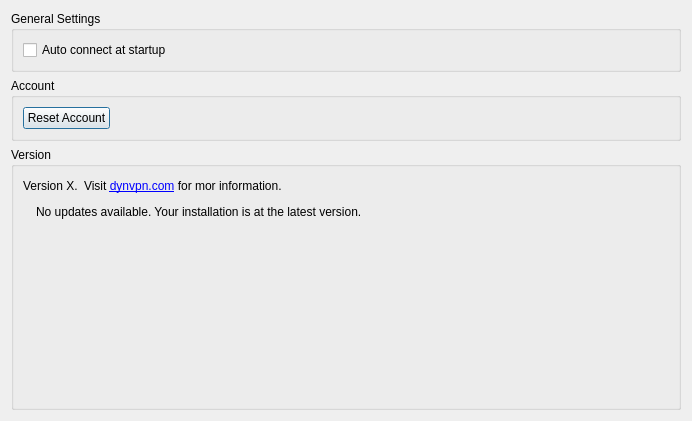
<?xml version="1.0" encoding="UTF-8"?>
<ui version="4.0">
 <class>GeneralSettings</class>
 <widget class="QDialog" name="GeneralSettings">
  <property name="geometry">
   <rect>
    <x>0</x>
    <y>0</y>
    <width>692</width>
    <height>421</height>
   </rect>
  </property>
  <property name="windowTitle">
   <string>Dialog</string>
  </property>
  <layout class="QVBoxLayout" name="verticalLayout">
   <item>
    <widget class="QGroupBox" name="General">
     <property name="styleSheet">
      <string notr="true"/>
     </property>
     <property name="title">
      <string>General Settings</string>
     </property>
     <property name="flat">
      <bool>false</bool>
     </property>
     <layout class="QHBoxLayout" name="horizontalLayout_4">
      <item>
       <widget class="QCheckBox" name="autoconnCheckBox">
        <property name="text">
         <string>Auto connect at startup</string>
        </property>
       </widget>
      </item>
     </layout>
    </widget>
   </item>
   <item>
    <widget class="QGroupBox" name="groupBox">
     <property name="title">
      <string>Account</string>
     </property>
     <layout class="QHBoxLayout" name="horizontalLayout_2">
      <item>
       <widget class="QPushButton" name="resetButton">
        <property name="text">
         <string>Reset Account</string>
        </property>
       </widget>
      </item>
      <item>
       <spacer name="horizontalSpacer">
        <property name="orientation">
         <enum>Qt::Horizontal</enum>
        </property>
        <property name="sizeHint" stdset="0">
         <size>
          <width>40</width>
          <height>20</height>
         </size>
        </property>
       </spacer>
      </item>
     </layout>
    </widget>
   </item>
   <item>
    <widget class="QGroupBox" name="groupBox_2">
     <property name="title">
      <string>Version</string>
     </property>
     <layout class="QVBoxLayout" name="verticalLayout_2">
      <item>
       <layout class="QHBoxLayout" name="horizontalLayout_3">
        <item>
         <widget class="QLabel" name="versionLabel">
          <property name="text">
           <string>Version X.</string>
          </property>
         </widget>
        </item>
        <item>
         <widget class="QLabel" name="label">
          <property name="text">
           <string>&lt;html&gt;&lt;head/&gt;&lt;body&gt;&lt;p&gt;Visit &lt;a href=&quot;https://dynvpn.com&quot;&gt;&lt;span style=&quot; text-decoration: underline; color:#0000ff;&quot;&gt;dynvpn.com&lt;/span&gt;&lt;/a&gt; for mor information. &lt;/p&gt;&lt;/body&gt;&lt;/html&gt;</string>
          </property>
          <property name="textFormat">
           <enum>Qt::RichText</enum>
          </property>
          <property name="openExternalLinks">
           <bool>true</bool>
          </property>
          <property name="textInteractionFlags">
           <set>Qt::TextBrowserInteraction</set>
          </property>
         </widget>
        </item>
        <item>
         <spacer name="horizontalSpacer_2">
          <property name="orientation">
           <enum>Qt::Horizontal</enum>
          </property>
          <property name="sizeHint" stdset="0">
           <size>
            <width>40</width>
            <height>20</height>
           </size>
          </property>
         </spacer>
        </item>
       </layout>
      </item>
      <item>
       <layout class="QHBoxLayout" name="horizontalLayout">
        <item>
         <widget class="QLabel" name="updatePix">
          <property name="text">
           <string/>
          </property>
          <property name="textFormat">
           <enum>Qt::PlainText</enum>
          </property>
          <property name="pixmap">
           <pixmap resource="dnc.qrc">:/rc/download.png</pixmap>
          </property>
         </widget>
        </item>
        <item>
         <widget class="QLabel" name="updateLabel">
          <property name="text">
           <string>No updates available. Your installation is at the latest version.</string>
          </property>
          <property name="textFormat">
           <enum>Qt::RichText</enum>
          </property>
          <property name="openExternalLinks">
           <bool>true</bool>
          </property>
          <property name="textInteractionFlags">
           <set>Qt::TextBrowserInteraction</set>
          </property>
         </widget>
        </item>
        <item>
         <spacer name="horizontalSpacer_3">
          <property name="orientation">
           <enum>Qt::Horizontal</enum>
          </property>
          <property name="sizeHint" stdset="0">
           <size>
            <width>40</width>
            <height>20</height>
           </size>
          </property>
         </spacer>
        </item>
       </layout>
      </item>
      <item>
       <spacer name="verticalSpacer">
        <property name="orientation">
         <enum>Qt::Vertical</enum>
        </property>
        <property name="sizeHint" stdset="0">
         <size>
          <width>20</width>
          <height>40</height>
         </size>
        </property>
       </spacer>
      </item>
     </layout>
    </widget>
   </item>
  </layout>
 </widget>
 <resources>
  <include location="dnc.qrc"/>
 </resources>
 <connections/>
</ui>
